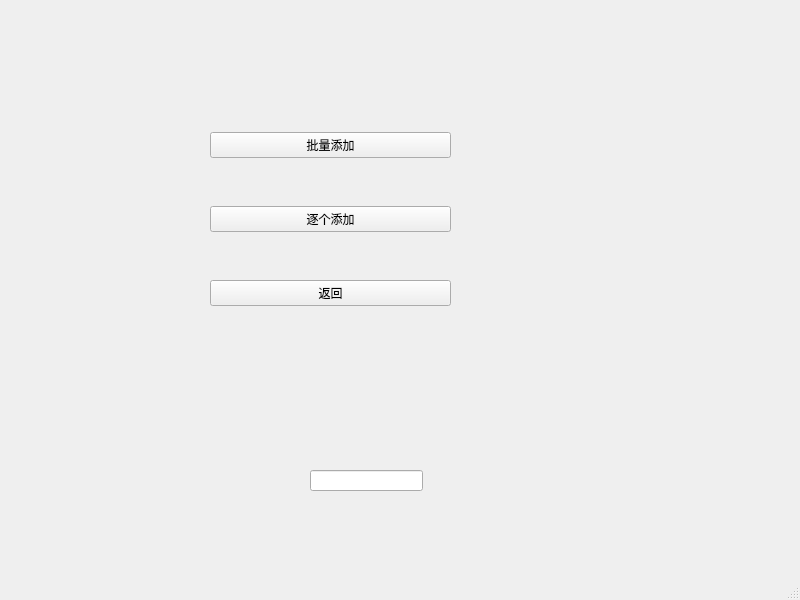
<?xml version="1.0" encoding="UTF-8"?>
<ui version="4.0">
 <class>users_add</class>
 <widget class="QMainWindow" name="users_add">
  <property name="geometry">
   <rect>
    <x>0</x>
    <y>0</y>
    <width>800</width>
    <height>600</height>
   </rect>
  </property>
  <property name="windowTitle">
   <string>MainWindow</string>
  </property>
  <widget class="QWidget" name="centralwidget">
   <widget class="QWidget" name="gridLayoutWidget">
    <property name="geometry">
     <rect>
      <x>210</x>
      <y>90</y>
      <width>241</width>
      <height>261</height>
     </rect>
    </property>
    <layout class="QVBoxLayout" name="verticalLayout">
     <item>
      <widget class="QPushButton" name="AddMany">
       <property name="text">
        <string>批量添加</string>
       </property>
      </widget>
     </item>
     <item>
      <widget class="QPushButton" name="AddOnly">
       <property name="text">
        <string>逐个添加</string>
       </property>
      </widget>
     </item>
     <item>
      <widget class="QPushButton" name="pushButton_return">
       <property name="text">
        <string>返回</string>
       </property>
      </widget>
     </item>
    </layout>
   </widget>
   <widget class="QLineEdit" name="test">
    <property name="geometry">
     <rect>
      <x>310</x>
      <y>470</y>
      <width>113</width>
      <height>21</height>
     </rect>
    </property>
   </widget>
  </widget>
  <widget class="QMenuBar" name="menubar">
   <property name="geometry">
    <rect>
     <x>0</x>
     <y>0</y>
     <width>800</width>
     <height>26</height>
    </rect>
   </property>
  </widget>
  <widget class="QStatusBar" name="statusbar"/>
 </widget>
 <resources/>
 <connections/>
</ui>
